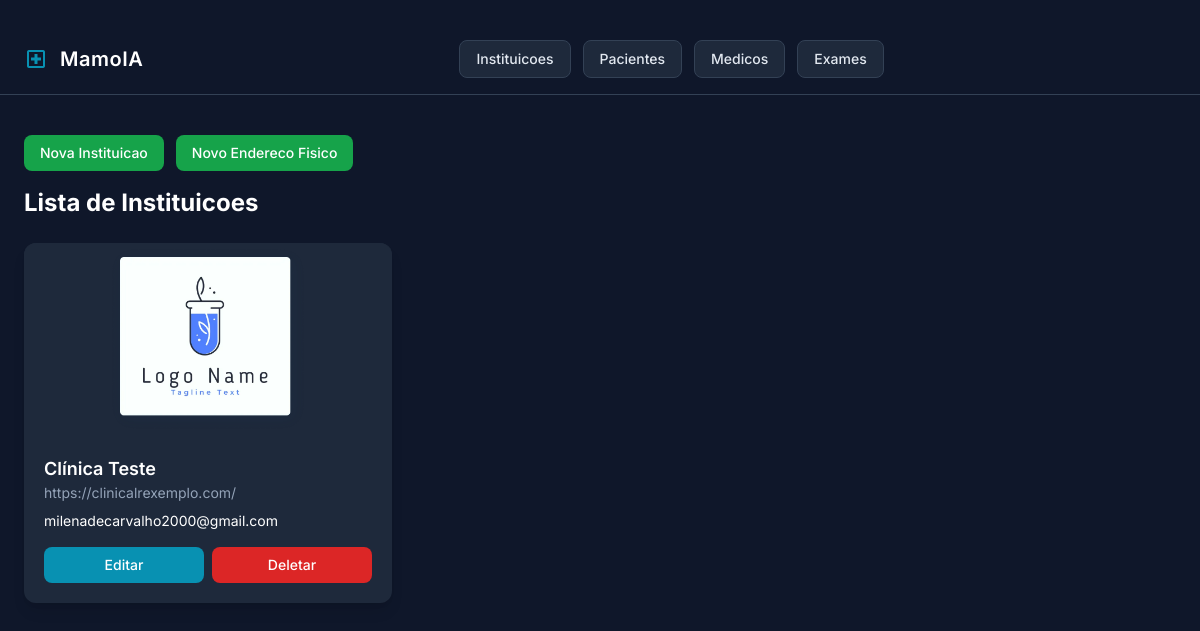
The page /institution/ (signed in) on the database its author committed.
### institution/models.py (models this page shows, shortened)
class Institution(models.Model):
    name = models.CharField(max_length=120)
    endereco_fisico = models.OneToOneField(Address, on_delete=models.CASCADE, null = True)
    site = models.CharField(max_length=120, blank = True)
    phone = models.CharField(max_length=15)
    email = models.EmailField(max_length=120)
    itype = models.CharField(
        max_length=2,
        choices = TypesInstitution.choices,
        default = TypesInstitution.HOSPITAL)
    logo = models.ImageField(upload_to='institution/static', null=True, blank=True)

### institution/views.py (the view)
# urls.py: path("", iview, name='inst.iview'),
@login_required(login_url='/login/')
def iview(request):
    dados = Institution.objects.all()
    return render(
        request,
        'instlist.html',
        {
            'dados':dados,
        }
    )

### institution/templates/instlist.html
﻿{% extends "baseexam.html" %}
{% block content %}
  <div class="flex flex-wrap items-center gap-3">
    <a href="{% url 'inst.icreate' %}" class="px-4 py-2 rounded-lg bg-green-600 text-white text-sm font-medium hover:bg-green-700 transition">Nova Instituicao</a>
    <a href="{% url 'inst.adcreate' %}" class="px-4 py-2 rounded-lg bg-green-600 text-white text-sm font-medium hover:bg-green-700 transition">Novo Endereco Fisico</a>
  </div>
  <h1 class="text-2xl font-bold mb-6 mt-4">Lista de Instituicoes</h1>
  <div class="grid sm:grid-cols-2 lg:grid-cols-3 gap-6">
    {% for institution in dados %}
      <div class="bg-white dark:bg-surface-dark rounded-xl shadow-lg hover:shadow-xl transition overflow-hidden">
        <div class="h-48 bg-slate-100 dark:bg-slate-800 flex items-center justify-center">
          {% if institution.logo %}
            <img src="{{ institution.logo.url }}" alt="Logo" class="max-h-full object-contain">
          {% else %}
            <span class="text-sm text-slate-500 dark:text-slate-400">Sem logo</span>
          {% endif %}
        </div>
        <div class="p-5 space-y-2">
          <h3 class="text-lg font-semibold">{{ institution.name }}</h3>
          <span class="text-sm text-slate-500 dark:text-slate-400">{{ institution.site }}</span>
          <p class="text-sm">{{ institution.email }}</p>
          <div class="flex gap-2 pt-2">
            <a href="{% url 'inst.iedit' institution.id %}" class="flex-1 text-center px-4 py-2 rounded-lg bg-primary text-white text-sm font-medium hover:bg-primary-hover transition">Editar</a>
            <a href="{% url 'inst.idelete' institution.id %}" onclick="return confirm('Tem certeza que deseja deletar esta instituicao?');" class="flex-1 text-center px-4 py-2 rounded-lg bg-red-600 text-white text-sm font-medium hover:bg-red-700 transition">Deletar</a>
          </div>
        </div>
      </div>
    {% endfor %}
  </div>
{% endblock %}

### rows shown on the page
Institution: logo (picture), name "Clínica Teste", site "https://clinicalrexemplo.com/", email "milenadecarvalho2000@gmail.com"
